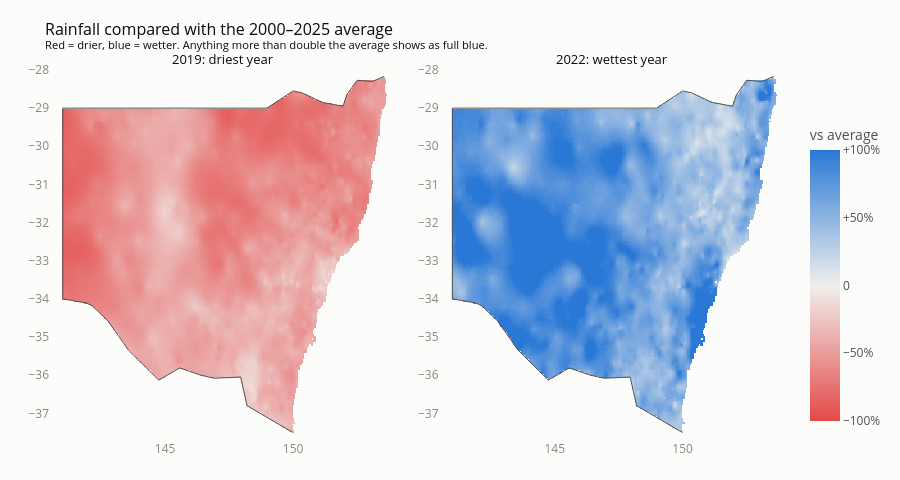

Notebook code cell kept with this figure:
### Markdown cell above
### Driest vs wettest year compared with average

**Anomaly** = that year ÷ the 2000–2025 average − 1, shown as a percentage. Because the data is labelled,
`annual.sel(year=2019) / mean_annual` divides every grid square by its own average in one line.

### Code cell
anomaly = (annual / mean_annual - 1) * 100       # % above (+) or below (−) average, every year and square
driest, wettest = int(nsw_yearly.idxmin()), int(nsw_yearly.idxmax())

fig = make_subplots(rows=1, cols=2, horizontal_spacing=0.06,
                    subplot_titles=[f"{driest}: driest year", f"{wettest}: wettest year"])
for col, yr in [(1, driest), (2, wettest)]:
    a = anomaly.sel(year=yr)
    fig.add_trace(go.Heatmap(
        x=a["lon"], y=a["lat"], z=a.values, coloraxis="coloraxis",
        customdata=annual.sel(year=yr).values,
        hovertemplate=f"<b>{yr}</b> · " + "%{y:.2f}°, %{x:.2f}°E<br>%{z:+.0f}% vs average"
                      "<br>%{customdata:.0f} mm<extra></extra>",
    ), row=1, col=col)
    fig.add_trace(border_trace(), row=1, col=col)

fig.update_layout(coloraxis=dict(
    colorscale=[[0, DRY], [0.5, NEUTRAL], [1, WET]], cmin=-100, cmax=100,
    colorbar=dict(title=dict(text="vs average", side="top"), len=0.85, y=0.45,
                  tickvals=[-100, -50, 0, 50, 100],
                  ticktext=["−100%", "−50%", "0", "+50%", "+100%"], outlinewidth=0),
))
style_map(fig, "Rainfall compared with the 2000–2025 average<br>"
               "<sup>Red = drier, blue = wetter. Anything more than double the average shows as full blue.</sup>",
          height=480)
fig.update_yaxes(scaleanchor=None)                 # subplots: keep panels the same size instead
fig.update_xaxes(title=None)
fig.update_yaxes(title=None)
fig.update_annotations(font=dict(color=INK, size=13))
fig.show()

### Figure 1 — Plotly figure (JSON) as saved in the notebook; plotly's stock layout.template omitted (floating-point values rounded to 4 significant figures; data arrays with more than 128 entries replaced by an {"elided": "..."} marker saying what was removed)
{"data": [{"coloraxis": "coloraxis", "customdata": {"elided": "195x271 float values"}, "hovertemplate": "<b>2019</b> · %{y:.2f}°, %{x:.2f}°E<br>%{z:+.0f}% vs average<br>%{customdata:.0f} mm<extra></extra>", "type": "heatmap", "x": {"elided": "271 float values"}, "xaxis": "x", "y": {"elided": "195 float values"}, "yaxis": "y", "z": {"elided": "195x271 float values"}}, {"hoverinfo": "skip", "line": {"color": "#52514e", "width": 1}, "mode": "lines", "showlegend": false, "type": "scatter", "x": [141, 149.0, 150, 150.3, 151.2, 151.9, 152.1, 152.5, 153.1, 153.6, null, null, 150.0, 148.2, 147.9, 146.9, 146.4, 145.6, 144.8, 143.6, 142.8, 142.2, 141.9, 141, 141], "xaxis": "x", "y": [-29, -29, -28.55, -28.6, -28.85, -28.95, -28.65, -28.27, -28.3, -28.17, null, null, -37.5, -36.8, -36.05, -36.08, -36, -35.81, -36.13, -35.34, -34.58, -34.18, -34.11, -34, -29], "yaxis": "y"}, {"coloraxis": "coloraxis", "customdata": {"elided": "195x271 float values"}, "hovertemplate": "<b>2022</b> · %{y:.2f}°, %{x:.2f}°E<br>%{z:+.0f}% vs average<br>%{customdata:.0f} mm<extra></extra>", "type": "heatmap", "x": {"elided": "271 float values"}, "xaxis": "x2", "y": {"elided": "195 float values"}, "yaxis": "y2", "z": {"elided": "195x271 float values"}}, {"hoverinfo": "skip", "line": {"color": "#52514e", "width": 1}, "mode": "lines", "showlegend": false, "type": "scatter", "x": [141, 149.0, 150, 150.3, 151.2, 151.9, 152.1, 152.5, 153.1, 153.6, null, null, 150.0, 148.2, 147.9, 146.9, 146.4, 145.6, 144.8, 143.6, 142.8, 142.2, 141.9, 141, 141], "xaxis": "x2", "y": [-29, -29, -28.55, -28.6, -28.85, -28.95, -28.65, -28.27, -28.3, -28.17, null, null, -37.5, -36.8, -36.05, -36.08, -36, -35.81, -36.13, -35.34, -34.58, -34.18, -34.11, -34, -29], "yaxis": "y2"}], "layout": {"annotations": [{"font": {"color": "#0b0b0b", "size": 13}, "showarrow": false, "text": "2019: driest year", "x": 0.235, "xanchor": "center", "xref": "paper", "y": 1, "yanchor": "bottom", "yref": "paper"}, {"font": {"color": "#0b0b0b", "size": 13}, "showarrow": false, "text": "2022: wettest year", "x": 0.765, "xanchor": "center", "xref": "paper", "y": 1, "yanchor": "bottom", "yref": "paper"}], "coloraxis": {"cmax": 100, "cmin": -100, "colorbar": {"len": 0.85, "outlinewidth": 0, "ticktext": ["−100%", "−50%", "0", "+50%", "+100%"], "tickvals": [-100, -50, 0, 50, 100], "title": {"side": "top", "text": "vs average"}, "y": 0.45}, "colorscale": [[0, "#e34948"], [0.5, "#f0efec"], [1, "#2a78d6"]]}, "font": {"color": "#52514e"}, "height": 480, "margin": {"b": 40, "l": 50, "r": 20, "t": 70}, "paper_bgcolor": "#fcfcfb", "plot_bgcolor": "#fcfcfb", "title": {"font": {"color": "#0b0b0b", "size": 16}, "text": "Rainfall compared with the 2000–2025 average<br><sup>Red = drier, blue = wetter. Anything more than double the average shows as full blue.</sup>"}, "xaxis": {"anchor": "y", "color": "#898781", "domain": [0, 0.47], "range": [140.5, 154], "showgrid": false, "title": {}, "zeroline": false}, "xaxis2": {"anchor": "y2", "color": "#898781", "domain": [0.53, 1], "range": [140.5, 154], "showgrid": false, "title": {}, "zeroline": false}, "yaxis": {"anchor": "x", "color": "#898781", "domain": [0, 1], "range": [-37.7, -28], "scaleratio": 1.19, "showgrid": false, "title": {}, "zeroline": false}, "yaxis2": {"anchor": "x2", "color": "#898781", "domain": [0, 1], "range": [-37.7, -28], "scaleratio": 1.19, "showgrid": false, "title": {}, "zeroline": false}}}
